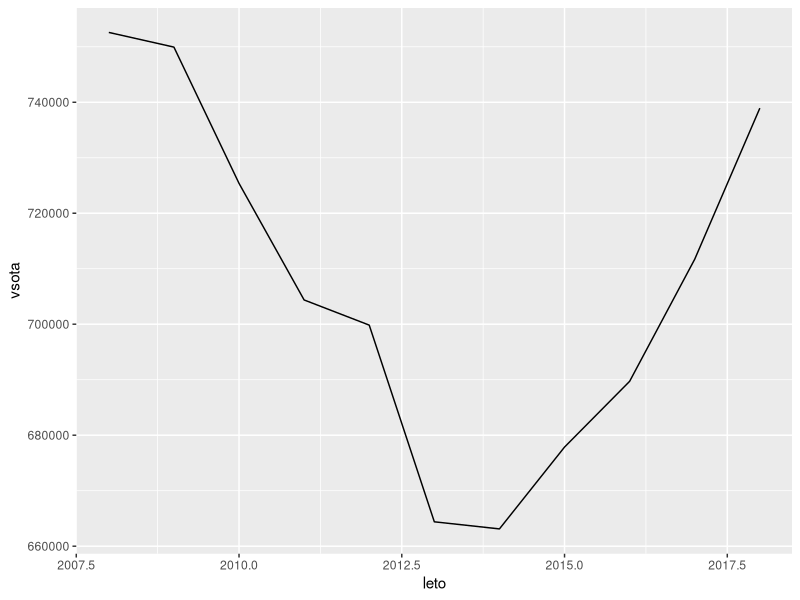
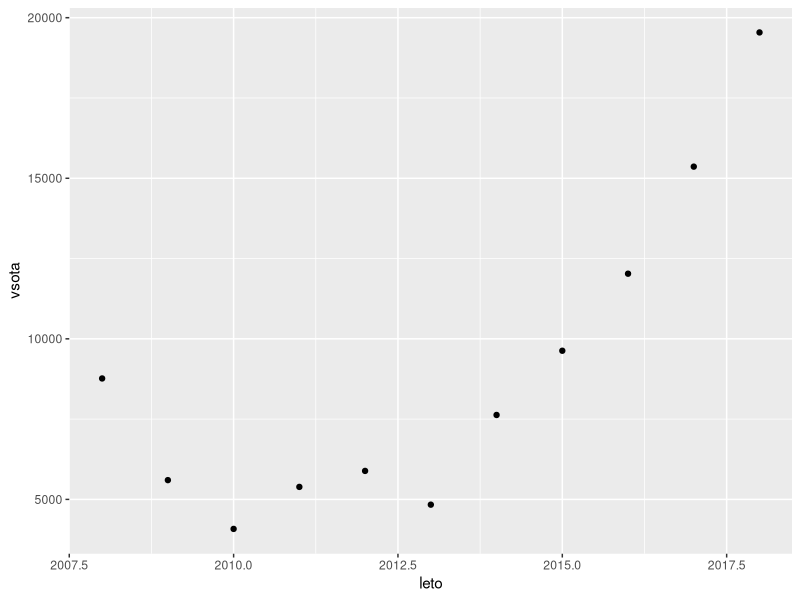

Reproduce these figures in R, in order.
library(readr)
library(tidyr)
library(dplyr)


PROSTA <- read_csv2("podatki/prostamesta.csv", col_names=c("prosta", "dejavnosti", 2008:2018 ),
                    skip = 3, na="N", locale=locale(encoding = "Windows-1250"))%>%
  select(-"prosta")

prosta.mesta <- gather(PROSTA, -dejavnosti, key=leto, value = prosta, na.rm = TRUE)
prosta.mesta$leto <- parse_integer(prosta.mesta$leto)

ZASEDENA <- read_csv2("podatki/zasedenamesta.csv",
                      col_names=c("zasedena", "dejavnosti", 2008:2018 ), 
                      skip = 3, na="N", locale=locale(encoding = "Windows-1250")) %>%
  select(-"zasedena")


zasedena.mesta <- gather(ZASEDENA, -dejavnosti, key=leto, value = zasedena, na.rm = TRUE)
zasedena.mesta$leto <- parse_integer(zasedena.mesta$leto)



mesta <- full_join(prosta.mesta,zasedena.mesta)

vsota.zasedena <- zasedena.mesta %>% group_by(leto) %>% summarise(vsota=sum(zasedena))

vsota.prosta <- prosta.mesta %>% group_by(leto) %>% summarise(vsota=sum(prosta))






library(ggplot2)
library(dplyr)


ggplot(data = vsota.zasedena,aes(x=leto, y=vsota)) + geom_line()
ggplot(data = vsota.prosta,aes(x=leto, y=vsota)) + geom_point()

